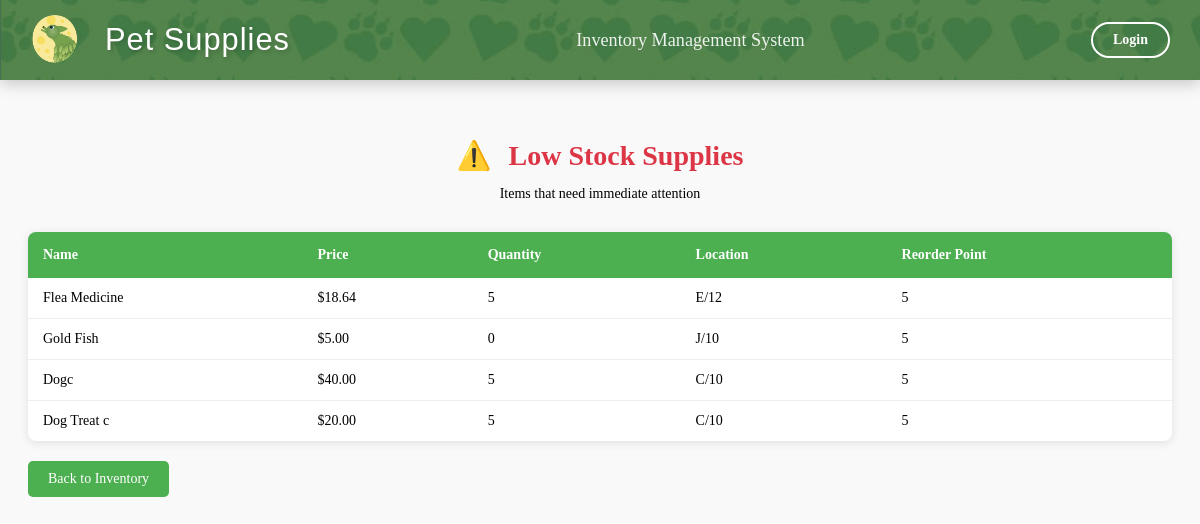
/low-stock/, run on an earlier commit of the app's database.
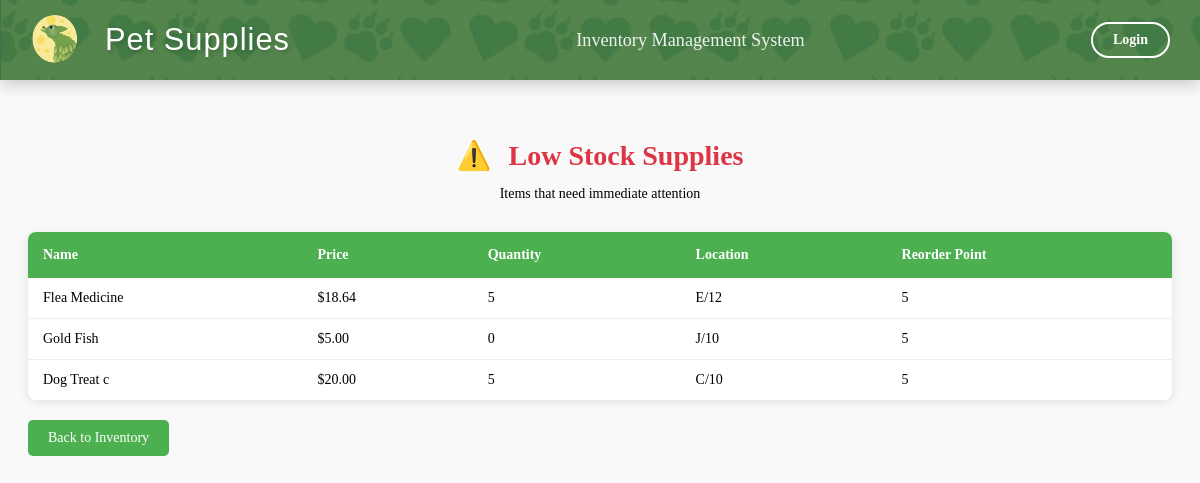
And on a later commit of the database.
### inventory/models.py (models this page shows, shortened)
class Supply(models.Model):
    name = models.CharField(max_length=255, primary_key=True)
    price = models.FloatField()
    quantity = models.IntegerField()
    location = models.CharField(max_length=255)
    reorder_point = models.PositiveIntegerField(default=5)
    deleted = models.BooleanField(default=False)

### inventory/views.py (the view)
# urls.py: path('low-stock/', views.low_stock_supplies, name='low_stock_supplies'),
def low_stock_supplies(request):
    low_stock_items = Supply.objects.filter(quantity__lte=models.F('reorder_point'))
    return render(request, 'inventory/low_stock.html', {'low_stock_items': low_stock_items})

### inventory/templates/inventory/low_stock.html (shortened to what this page needs)
{% extends 'inventory/base.html' %}
{% load static %}
{% block content %}
<div class="low-stock-container">
    <div class="low-stock-header">
        <h1><span class="warning-icon">⚠️</span> Low Stock Supplies</h1>
        <p>Items that need immediate attention</p>
    </div>
    <table class="low-stock-table">
        <thead>
            <tr>
                <th>Name</th>
                <th>Price</th>
                <th>Quantity</th>
                <th>Location</th>
                <th>Reorder Point</th>
            </tr>
        </thead>
        <tbody>
            {% for supply in low_stock_items %}
            <tr>
                <td>{{ supply.name }}</td>
                <td>${{ supply.price|floatformat:2 }}</td>
                <td>{{ supply.quantity }}</td>
                <td>{{ supply.location }}</td>
                <td>{{ supply.reorder_point }}</td>
            </tr>
            {% empty %}
            <tr>
                <td colspan="5" class="empty-message">No low stock items at this time.</td>
            </tr>
            {% endfor %}
        </tbody>
    </table>
    <a href="{% url 'index' %}" class="back-link">Back to Inventory</a>
</div>
{% endblock %}

What changed in the data, as far as the page shows it:
removed Supply: name "Dogc", price "40.00", quantity "5", location "C/10", reorder_point "5"
